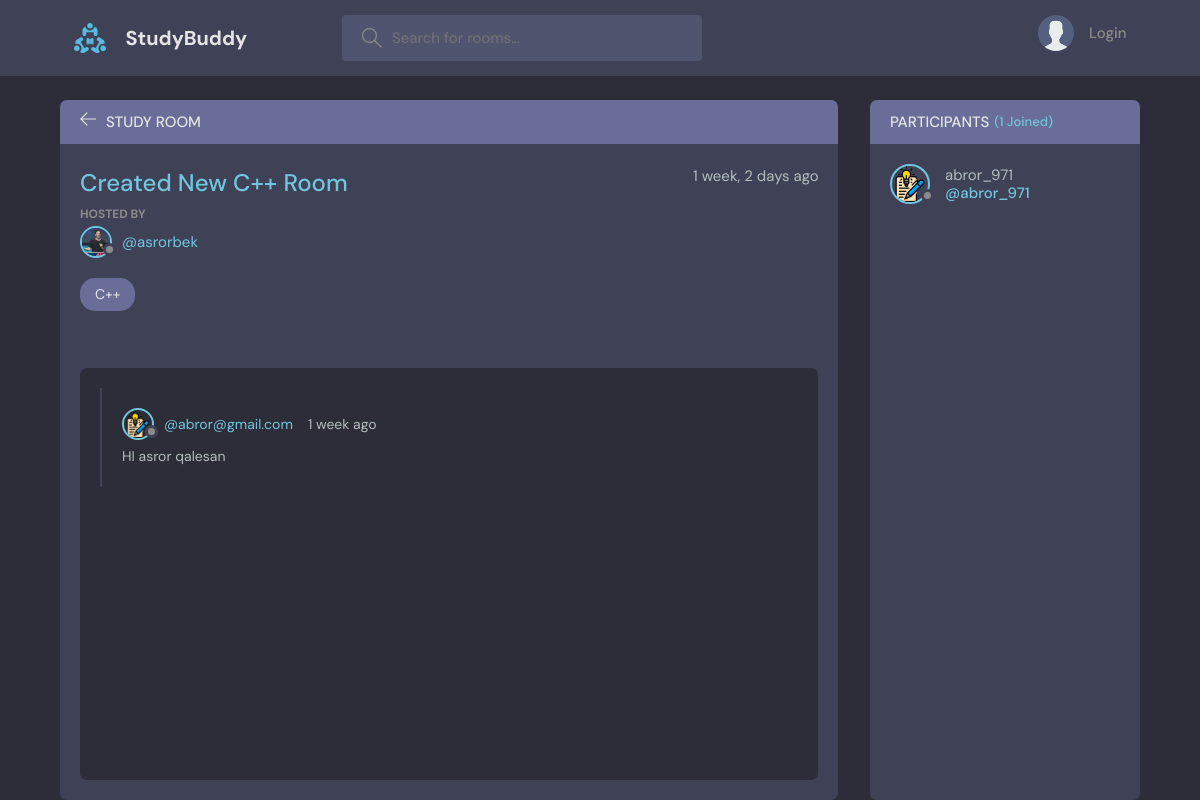
The app's page /room/2 with its own data.
### base/models.py (models this page shows, shortened)
class Room(models.Model):
  host = models.ForeignKey(User, on_delete=models.CASCADE, default=None)
  topic = models.ForeignKey(Topic, on_delete=models.CASCADE, default=None)
  name = models.CharField(max_length=200, default=None)
  participants = models.ManyToManyField(User, related_name='participants', blank=True)
  description = models.TextField(default=None)
  updated = models.DateTimeField(auto_now=True)
  created = models.DateTimeField(auto_now_add=True)
  class Meta:
    db_table = "Room"
    ordering = ["-created", "-updated"]

class User(AbstractUser):
  name = models.CharField(max_length=200, null=True)
  email = models.EmailField(unique=True, null=True)
  bio = models.TextField(null=True)
  avatar = models.ImageField(null=True, default="avatar.svg")
  USERNAME_FIELD = 'email'
  REQUIRED_FIELDS = []

class Topic(models.Model):
  name = models.CharField(max_length=200, default=None)
  class Meta:
    db_table = "Topic"
  def __str__(self):
    return self.name

class Message(models.Model):
  user = models.ForeignKey(User, on_delete=models.CASCADE, default=None)
  room = models.ForeignKey(Room, on_delete=models.CASCADE, default=None)
  body = models.TextField(default=None)
  updated = models.DateTimeField(auto_now=True)
  created = models.DateTimeField(auto_now_add=True)
  class Meta:
    db_table = "Message"
    ordering = ["-created", "-updated"]

### base/views.py (the view, shortened to what this page needs)
# urls.py: path('room/<str:pk>', views.room, name="room"),
def room(request, pk):
  global ROOM_ID
  room = Room.objects.filter(id=pk).first()
  ROOM_ID = room.id
  comments = room.message_set.all()
  participants = room.participants.all()
  context = {'room': room, 'comments': comments, 'participants': participants}
  return render(request, 'room.html', context)

### templates/room.html (shortened to what this page needs)
{% extends 'main.html' %}
{% block content %}
    <main class="profile-page layout layout--2">
      <div class="container">
        <div class="room">
          <div class="room__top">
            <div class="room__topLeft">
              <a href="{% url 'home' %}">
                <svg version="1.1" xmlns="http://www.w3.org/2000/svg" width="32" height="32" viewBox="0 0 32 32">
                  <title>arrow-left</title>
                  <path
                    d="M13.723 2.286l-13.723 13.714 13.719 13.714 1.616-1.611-10.96-10.96h27.625v-2.286h-27.625l10.965-10.965-1.616-1.607z"
                  ></path>
                </svg>
              </a>
              <h3>Study Room</h3>
            </div>
          </div>
          <div class="room__box scroll">
            <div class="room__header scroll">
              <div class="room__info">
                <h3>{{ room.name }}</h3>
                <span>{{ room.created | timesince}} ago</span>
              </div>
              <div class="room__hosted">
                <p>Hosted By</p>
                <a href="#" class="room__author">
                  <div class="avatar avatar--small">
                    <img src="/static/images/{{ room.host.avatar.url }}" />
                  </div>
                  <span>@{{ room.host.username }}</span>
                </a>
              </div>
              <span class="room__topics">{{ room.topic }}</span>
            </div>
            <div class="room__conversation">
              <div class="threads scroll">
                {% for comment in comments %}
                <div class="thread">
                  <div class="thread__top">
                    <div class="thread__author">
                      <a href="{% url 'user-profile' comment.user.id %}" class="thread__authorInfo">
                        <div class="avatar avatar--small">
                          <img src="/static/images/{{ comment.user.avatar.url }}" />
                        </div>
                        <span>@{{ comment.user }}</span>
                      </a>
                      <span class="thread__date">{{ comment.created|timesince}} ago</span>
                    </div>
                  </div>
                  <div class="thread__details">
                    {{ comment.body }}
                  </div>
                </div>
                {% endfor %}
              </div>
            </div>
          </div>
        </div>
        <div class="participants">
          <h3 class="participants__top">Participants <span>({{ participants.count}} Joined)</span></h3>
          <div class="participants__list scroll">
            {% for user in participants %}
            <a href="{% url 'user-profile' user.id %}" class="participant">
              <div class="avatar avatar--medium">
                <img src="/static/images/{{ user.avatar.url }}" />
              </div>
              <p>
                {{ user.username }}
                <span>@{{ user.username }}</span>
              </p>
            </a>
            {% endfor %}
          </div>
        </div>
      </div>
    </main>
{% endblock content %}

### records on screen
Room: name "Created New C++ Room", created "1 week, 2 days", host.avatar (picture), host.username "asrorbek", topic "C++"
Message: user.avatar (picture), user "abror@gmail.com", created "1 week", body "HI asror qalesan"
User: avatar (picture), username "abror_971"

### other values on screen
{{ participants.count }} "1"
